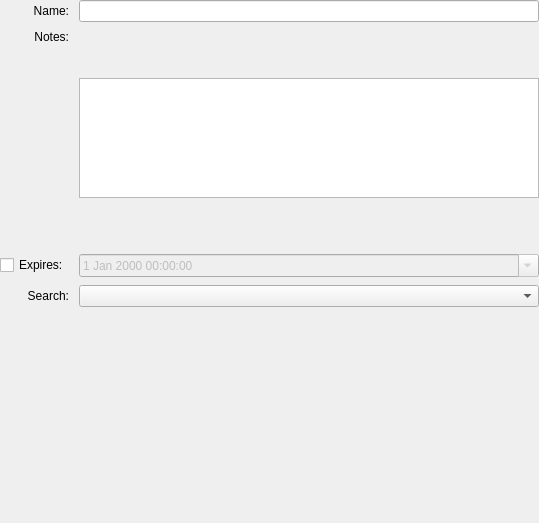
<?xml version="1.0" encoding="UTF-8"?>
<ui version="4.0">
 <class>EditGroupWidgetMain</class>
 <widget class="QScrollArea" name="EditGroupWidgetMain">
  <property name="geometry">
   <rect>
    <x>0</x>
    <y>0</y>
    <width>539</width>
    <height>523</height>
   </rect>
  </property>
  <property name="windowTitle">
   <string>Edit Group</string>
  </property>
  <property name="frameShape">
   <enum>QFrame::NoFrame</enum>
  </property>
  <property name="frameShadow">
   <enum>QFrame::Plain</enum>
  </property>
  <property name="horizontalScrollBarPolicy">
   <enum>Qt::ScrollBarAlwaysOff</enum>
  </property>
  <property name="sizeAdjustPolicy">
   <enum>QAbstractScrollArea::AdjustToContents</enum>
  </property>
  <property name="widgetResizable">
   <bool>true</bool>
  </property>
  <widget class="QWidget" name="container">
   <property name="geometry">
    <rect>
     <x>0</x>
     <y>0</y>
     <width>539</width>
     <height>523</height>
    </rect>
   </property>
   <layout class="QGridLayout" name="gridLayout" rowstretch="0,0,0,0,0,0" rowminimumheight="0,0,0,0,0,0">
    <property name="leftMargin">
     <number>0</number>
    </property>
    <property name="topMargin">
     <number>0</number>
    </property>
    <property name="rightMargin">
     <number>0</number>
    </property>
    <property name="bottomMargin">
     <number>0</number>
    </property>
    <property name="horizontalSpacing">
     <number>10</number>
    </property>
    <property name="verticalSpacing">
     <number>8</number>
    </property>
    <item row="5" column="0">
     <spacer name="verticalSpacer_4">
      <property name="orientation">
       <enum>Qt::Vertical</enum>
      </property>
      <property name="sizeHint" stdset="0">
       <size>
        <width>20</width>
        <height>40</height>
       </size>
      </property>
     </spacer>
    </item>
    <item row="0" column="0">
     <widget class="QLabel" name="labelName">
      <property name="text">
       <string>Name:</string>
      </property>
      <property name="alignment">
       <set>Qt::AlignRight|Qt::AlignTrailing|Qt::AlignVCenter</set>
      </property>
     </widget>
    </item>
    <item row="3" column="0">
     <widget class="QCheckBox" name="expireCheck">
      <property name="accessibleName">
       <string>Toggle expiration</string>
      </property>
      <property name="text">
       <string>Expires:</string>
      </property>
     </widget>
    </item>
    <item row="1" column="1">
     <widget class="QPlainTextEdit" name="editNotes">
      <property name="sizePolicy">
       <sizepolicy hsizetype="Expanding" vsizetype="Preferred">
        <horstretch>0</horstretch>
        <verstretch>0</verstretch>
       </sizepolicy>
      </property>
      <property name="maximumSize">
       <size>
        <width>16777215</width>
        <height>120</height>
       </size>
      </property>
      <property name="accessibleName">
       <string>Notes field</string>
      </property>
     </widget>
    </item>
    <item row="4" column="1">
     <widget class="QComboBox" name="searchComboBox">
      <property name="accessibleName">
       <string>Search toggle for this and sub groups</string>
      </property>
     </widget>
    </item>
    <item row="4" column="0">
     <widget class="QLabel" name="searchLabel">
      <property name="text">
       <string>Search:</string>
      </property>
      <property name="alignment">
       <set>Qt::AlignRight|Qt::AlignTrailing|Qt::AlignVCenter</set>
      </property>
     </widget>
    </item>
    <item row="0" column="1">
     <widget class="QLineEdit" name="editName">
      <property name="accessibleName">
       <string>Name field</string>
      </property>
     </widget>
    </item>
    <item row="3" column="1">
     <widget class="QDateTimeEdit" name="expireDatePicker">
      <property name="enabled">
       <bool>false</bool>
      </property>
      <property name="accessibleName">
       <string>Expiration field</string>
      </property>
      <property name="calendarPopup">
       <bool>true</bool>
      </property>
     </widget>
    </item>
    <item row="1" column="0">
     <layout class="QVBoxLayout" name="verticalLayout">
      <item>
       <widget class="QLabel" name="labelNotes">
        <property name="text">
         <string>Notes:</string>
        </property>
        <property name="alignment">
         <set>Qt::AlignRight|Qt::AlignTrailing|Qt::AlignVCenter</set>
        </property>
       </widget>
      </item>
      <item>
       <spacer name="verticalSpacer_2">
        <property name="orientation">
         <enum>Qt::Vertical</enum>
        </property>
        <property name="sizeHint" stdset="0">
         <size>
          <width>20</width>
          <height>0</height>
         </size>
        </property>
       </spacer>
      </item>
     </layout>
    </item>
   </layout>
  </widget>
 </widget>
 <tabstops>
  <tabstop>editName</tabstop>
  <tabstop>editNotes</tabstop>
  <tabstop>expireCheck</tabstop>
  <tabstop>expireDatePicker</tabstop>
  <tabstop>searchComboBox</tabstop>
 </tabstops>
 <resources/>
 <connections/>
</ui>
